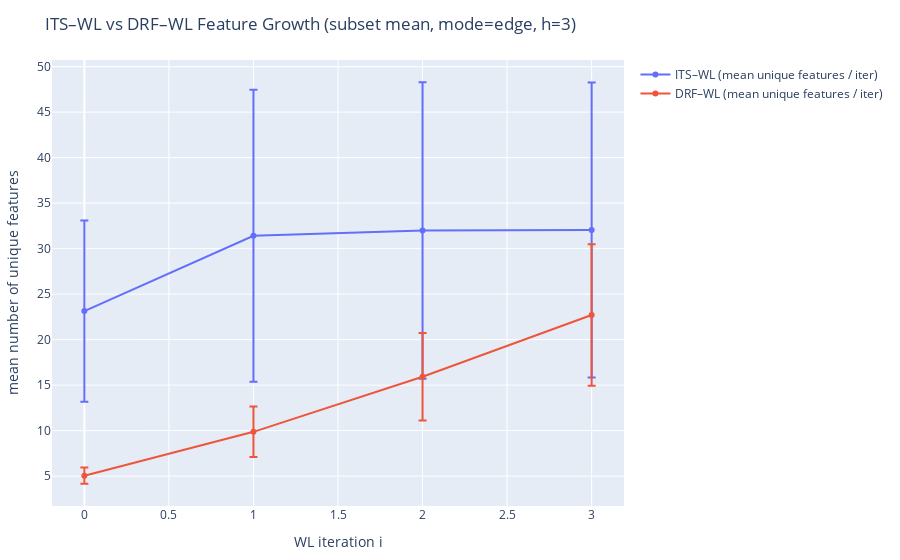
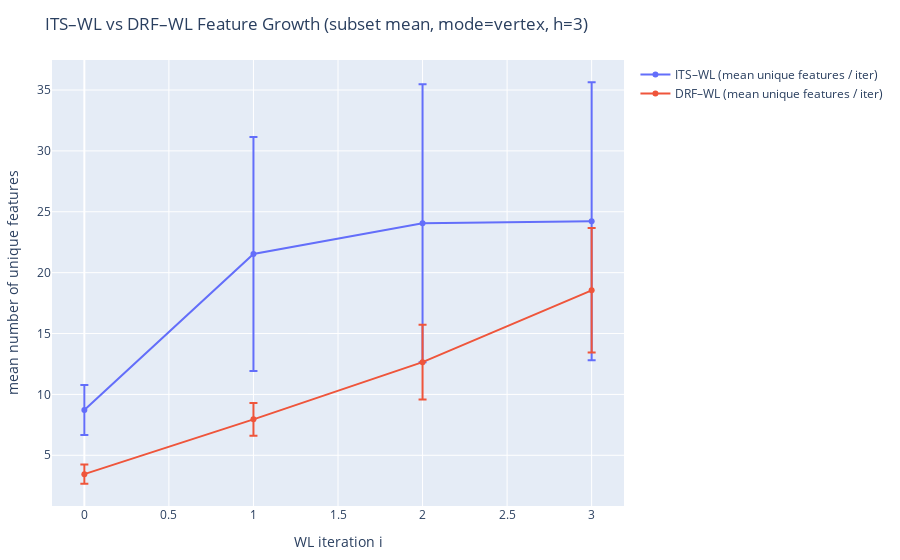

Source (notebook cell) for these figures, in order:
### Markdown cell above
### 2.4. ITS–WL vs DRF–WL Feature Growth Across Iterations

This plot compares how feature sets evolve across WL iterations for two reaction
representations: ITS–WL (single reaction graph) and DRF–WL (difference between
reactants and products). Aggregating over a subset provides a robust view of how
quickly structural context is captured and whether feature growth saturates.

### Code cell
fig_feature_growth_edge.show(renderer="vscode")
fig_feature_growth_vertex.show(renderer="vscode")
fig_feature_growth_sp.show(renderer="vscode")

### Figure 1 — Plotly figure (JSON) as saved in the notebook; plotly's stock layout.template omitted (floating-point values rounded to 4 significant figures)
{"data": [{"error_y": {"array": [9.961, 16.04, 16.29, 16.22], "type": "data", "visible": true}, "mode": "lines+markers", "name": "ITS–WL (mean unique features / iter)", "type": "scatter", "x": [0, 1, 2, 3], "y": [23.13, 31.42, 31.98, 32.05]}, {"error_y": {"array": [0.8836, 2.772, 4.814, 7.779], "type": "data", "visible": true}, "mode": "lines+markers", "name": "DRF–WL (mean unique features / iter)", "type": "scatter", "x": [0, 1, 2, 3], "y": [5.05, 9.867, 15.92, 22.7]}], "layout": {"margin": {"b": 40, "l": 40, "r": 40, "t": 60}, "showlegend": true, "title": {"text": "ITS–WL vs DRF–WL Feature Growth (subset mean, mode=edge, h=3)"}, "xaxis": {"title": {"text": "WL iteration i"}}, "yaxis": {"title": {"text": "mean number of unique features"}}}}

### Figure 2 — Plotly figure (JSON) as saved in the notebook; plotly's stock layout.template omitted (floating-point values rounded to 4 significant figures)
{"data": [{"error_y": {"array": [2.058, 9.605, 11.42, 11.42], "type": "data", "visible": true}, "mode": "lines+markers", "name": "ITS–WL (mean unique features / iter)", "type": "scatter", "x": [0, 1, 2, 3], "y": [8.717, 21.53, 24.05, 24.22]}, {"error_y": {"array": [0.7837, 1.347, 3.07, 5.113], "type": "data", "visible": true}, "mode": "lines+markers", "name": "DRF–WL (mean unique features / iter)", "type": "scatter", "x": [0, 1, 2, 3], "y": [3.45, 7.95, 12.65, 18.55]}], "layout": {"margin": {"b": 40, "l": 40, "r": 40, "t": 60}, "showlegend": true, "title": {"text": "ITS–WL vs DRF–WL Feature Growth (subset mean, mode=vertex, h=3)"}, "xaxis": {"title": {"text": "WL iteration i"}}, "yaxis": {"title": {"text": "mean number of unique features"}}}}
